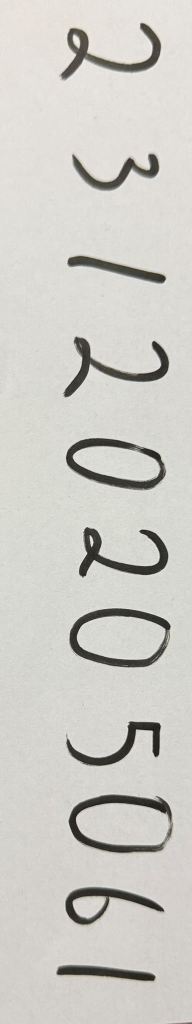
#> input picture DLfoto.jpeg, 384 x 2048 px (shown at 1/2 size)
$ jupyter execute --allow-errors DL-MNIST.ipynb
#> lines starting #> are read from the running program, lines starting #| are printed output that depends on the picture; after the words box and inside, x2 and y2 are one past the last pixel; in counts of white or black regions, pixels touching at a corner belong together
## 1. Kurulum ve Hiperparametreler

[cell 1]
import os, time, json
import numpy as np
import matplotlib.pyplot as plt
import torch
import torch.nn as nn
from torch.utils.data import DataLoader, random_split
from torchvision import datasets, transforms
from PIL import Image

CONFIG = dict(
    seed=42,
    hidden=(256, 128),
    activation="ReLU",
    optimizer="Adam",
    lr=1e-3,
    batch_size=128,
    epochs=15,
    train_size=55000,
    val_size=5000,
)
MNIST_MEAN, MNIST_STD = 0.1307, 0.3081

torch.manual_seed(CONFIG["seed"])
#> (this line was passed over: torch is not available in this run)
#> (the rest of this cell did not finish here and is left out)

## 2. Veri: Train / Validation / Test ayrımı

#> (a cell that did not finish here is left out)

## 3. Model (MLP, CNN yok)

[cell 3]
class MLP(nn.Module):
    def __init__(self, hidden=(256, 128)):
#> the answer given: DLfoto.jpeg
        super().__init__()
        layers, prev = [nn.Flatten()], 28 * 28
        for h in hidden:
            layers += [nn.Linear(prev, h), nn.ReLU()]
            prev = h
        layers.append(nn.Linear(prev, 10))
        self.net = nn.Sequential(*layers)
    def forward(self, x):
        return self.net(x)

#> (the rest of this cell did not finish here and is left out)

## 4. Eğitim

[cell 4]
# [16 lines left out: function run_epoch, not called in this run]

hist = {k: [] for k in ["train_loss", "val_loss", "train_acc", "val_acc"]}
best_val_acc, best_state = 0.0, None

start = time.time()
#> (the rest of this cell did not finish here and is left out)

## 5. Grafikler

[cell 5]
ep = range(1, CONFIG["epochs"] + 1)
fig, ax = plt.subplots(1, 2, figsize=(11, 4))
#> (the rest of this cell did not finish here and is left out)

## 6. Test

#> (a cell that did not finish here is left out)

## 7. EL YAZISI TESTİ

[cell 7]
# [21 lines left out: functions load_gray, split_digits, not called in this run]

def to_mnist(d):

    ys, xs = np.where(d > 0)
    d = d[ys.min():ys.max() + 1, xs.min():xs.max() + 1]
    h, w = d.shape
    s = 20 / max(h, w)
    img = Image.fromarray(d.astype(np.uint8)).resize(
        (max(1, round(w * s)), max(1, round(h * s))), Image.LANCZOS)
    d = np.array(img, dtype=np.float32)
    canvas = np.zeros((28, 28), dtype=np.float32)
    h, w = d.shape
    y0, x0 = (28 - h) // 2, (28 - w) // 2
    canvas[y0:y0 + h, x0:x0 + w] = d
    yy, xx = np.indices(canvas.shape)
    cy, cx = (yy * canvas).sum() / canvas.sum(), (xx * canvas).sum() / canvas.sum()
    canvas = np.roll(canvas, (round(14 - cy), round(14 - cx)), axis=(0, 1))
    return canvas / 255.0

# [23 lines left out: function predict_number, not called in this run]

[cell 8]
from PIL import ImageFilter

ROTATE = "auto"

def load_gray(path, rotate=None):
#> called with path = 'DLfoto.jpeg'
    rotate = ROTATE if rotate is None else rotate
    img = Image.open(path).convert("L")
    if rotate == "auto":
        rotate = 90 if img.height > 1.5 * img.width else 0
#> rotate = 90
    if rotate:
        img = img.rotate(rotate, expand=True)
#> img: PIL image 2048x384 L
    scale = 1000 / max(img.size)
#> scale = 0.488
    if scale < 1:
        img = img.resize((round(img.width * scale), round(img.height * scale)), Image.LANCZOS)
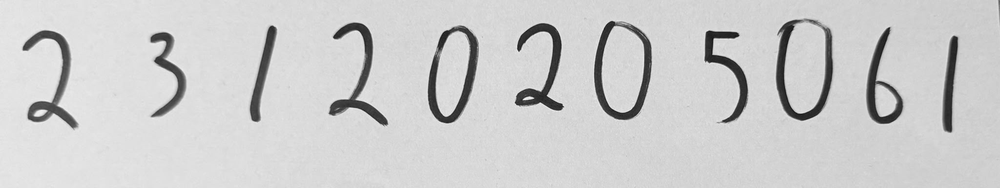
#> img: PIL image 1000x188 L; min 18, max 242, mean 204
    a = np.array(img, dtype=np.float32)

    bg = np.array(img.filter(ImageFilter.GaussianBlur(radius=max(img.size) // 15)), dtype=np.float32)
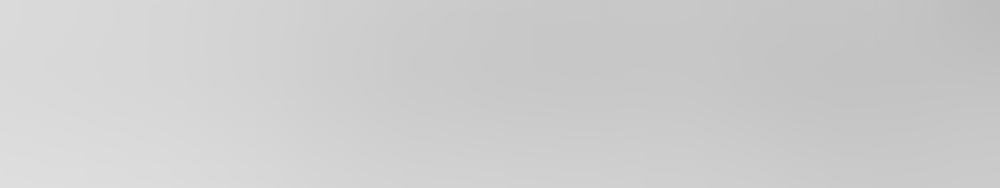
#> bg: shape (188, 1000) float32; min 188, max 222, mean 205.6
    a = np.clip(bg - a, 0, None)
    a = a / (a.max() + 1e-8) * 255
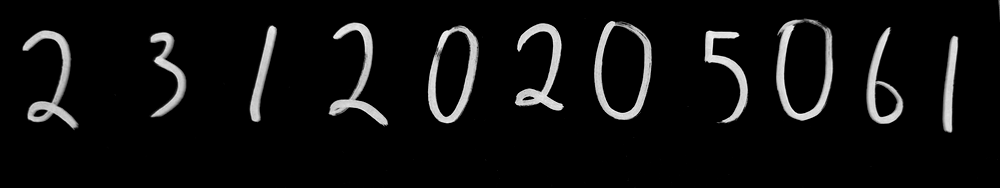
#> a: shape (188, 1000) float32; min 0, max 255, mean 14.9

    hist, _ = np.histogram(a, bins=256, range=(0, 255))
#> hist = 256 values, max 170781 at index 0, min 0 at index 3, mean 734.4
    total, sum_all = a.size, (np.arange(256) * hist).sum()
#> total = 188000; sum_all = 2804864
    wB = sumB = 0
    best, thr = 0, 40
    for t in range(256):
        wB += hist[t]
        if wB == 0 or wB == total:
            continue
        sumB += t * hist[t]
        mB, mF = sumB / wB, (sum_all - sumB) / (total - wB)
        var = wB * (total - wB) * (mB - mF) ** 2
        if var > best:
            best, thr = var, t
#> this loop made 256 passes
#> (wB, sumB, mB, mF, best) on passes 1, 2, 3, 5, 6, 8, 9, 10, 12, 13, 15, 16: (170781, 0, 0, 162.9, 7.8e+13), (170961, 180, 0.00105, 164.6, 7.89e+13), (171106, 470, 0.00275, 166, 7.97e+13), (171214, 902, 0.00527, 167, 8.02e+13), (171328, 1472, 0.00859, 168.1, 8.08e+13), (171412, 2060, 0.012, 169, 8.12e+13), (171475, 2564, 0.015, 169.6, 8.15e+13), (171549, 3230, 0.0188, 170.3, 8.18e+13), (171611, 3912, 0.0228, 170.9, 8.21e+13), (171687, 4824, 0.0281, 171.6, 8.25e+13), (171756, 5790, 0.0337, 172.3, 8.28e+13), (171812, 6630, 0.0386, 172.9, 8.31e+13)
#> (wB, sumB, mB, mF, var) on passes 4, 7, 11, 14, 18, 21: (171106, 470, 0.00275, 166, 7.97e+13), (171328, 1472, 0.00859, 168.1, 8.08e+13), (171549, 3230, 0.0188, 170.3, 8.18e+13), (171687, 4824, 0.0281, 171.6, 8.25e+13), (171887, 7830, 0.0456, 173.6, 8.34e+13), (172002, 9956, 0.0579, 174.7, 8.39e+13)
#> after the loop, best = 8.96e+13; sumB = 2804609; thr = 97; wB = 188000
    a[a < thr] = 0
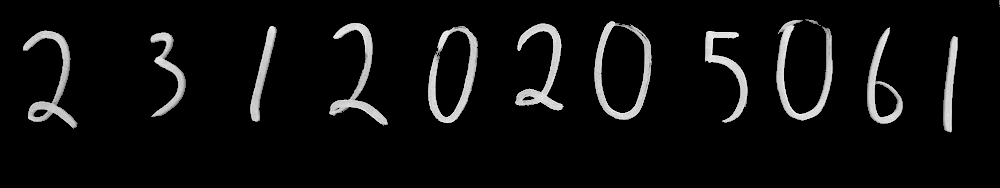
#> a: shape (188, 1000) float32; 1.85% of pixels changed, all inside (x1, y1, x2, y2) = (22, 0, 1000, 188)
    return a

def split_digits(a, min_width=4):
#> called with min_width = 4
    ink = (a > 0).any(axis=0)
    segs, start = [], None
    for i, c in enumerate(ink):
        if c and start is None:
            start = i
        elif not c and start is not None:
            if i - start >= min_width:
                segs.append((start, i))
            start = None
#> this loop made 1000 passes
#> c on passes 1 to 12: False, False, False, False, False, False, False, False, False, False, False, False
#> after the loop, segs = [(23, 78), (150, 186), (250, 277), (329, 388), (428, 478), (515, 564), (594, 652), (705, 748), (776, 833), (867, 903), (943, 958)]; start = 999
    if start is not None:
        segs.append((start, len(ink)))
    masses = [a[:, s:e].sum() for s, e in segs]
#> masses = [261932.9, 172540.6, 160776.8, 271074.9, 302235.6, 281145.2, 309038.9, 224174.6, 311590.3, 213880.2, 155607.8, 700.2]
    return [sg for sg, m in zip(segs, masses) if m > 0.15 * max(masses)]

def predict_number(path, expected=None, rotate=None):
    a = load_gray(path, rotate)
    segs = split_digits(a)


    fig, ax = plt.subplots(2, 1, figsize=(10, 4))
    ax[0].imshow(a, cmap="gray"); ax[0].set_title("Kodun gördüğü görüntü (rakamlar beyaz, zemin siyah)")
    ax[1].plot((a > 0).sum(axis=0))
    for s, e in segs:
        ax[1].axvspan(s, e, alpha=0.2)
#> this loop made 11 passes
    ax[1].set_title(f"Sütun profili - bulunan bölüm: {len(segs)}")
    plt.tight_layout(); plt.show()
#> after `plt.tight_layout()`:
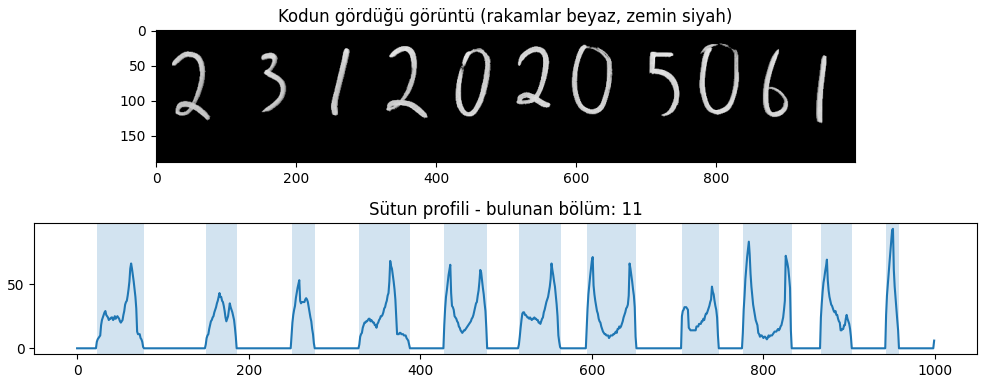
#> figure drawn by matplotlib, 2 panels; panel 2: curve peaks at x = 951, y = 93

    digits = [to_mnist(a[:, s:e]) for s, e in segs]
#> in to_mnist, `ys, xs = np.where(d > 0)`: ys = 1434 values from 30 to 128; xs = 1434 values, max 54 at index 1407, min 0 at index 357, mean 29.27
#> in to_mnist, `cy, cx = (yy * canvas).sum() / canvas.sum(), (xx * canvas).sum() / can..`: cy = 13.59; cx = 13.4
#> in to_mnist (call 3), `ys, xs = np.where(d > 0)`: ys = 853 values from 26 to 121; xs = 853 values, max 26 at index 26, min 0 at index 691, mean 12.04
#> in to_mnist (call 3), `d = d[ys.min():ys.max() + 1, xs.min():xs.max() + 1]`:
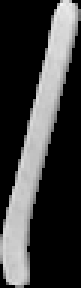
#> d: shape (96, 27) float32 (shown 3 times larger); min 0, max 245.1, mean 62
#> in to_mnist (call 3), `d = np.array(img, dtype=np.float32)`: d = 20 rows, first 6: [0, 0, 1, 3, 180, 171], [0, 2, 0, 37, 228, 178], [0, 3, 0, 77, 235, 117], [0, 3, 0, 118, 232, 64], [0, 1, 0, 171, 200, 24], [1, 0, 24, 212, 150, 0]
#> in to_mnist (call 3), `cy, cx = (yy * canvas).sum() / canvas.sum(), (xx * canvas).sum() / can..`: cy = 13.39; cx = 13.29
#> in to_mnist (call 9), `ys, xs = np.where(d > 0)`: ys = 1612 values from 19 to 120; xs = 1612 values, max 56 at index 625, min 0 at index 774, mean 26.04
#> in to_mnist (call 9), `d = d[ys.min():ys.max() + 1, xs.min():xs.max() + 1]`:
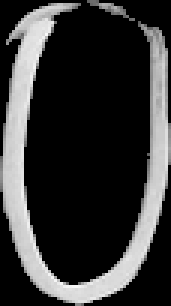
#> d: shape (102, 57) float32 (shown 3 times larger); min 0, max 249.4, mean 53.6
#> in to_mnist (call 9), `cy, cx = (yy * canvas).sum() / canvas.sum(), (xx * canvas).sum() / can..`: cy = 14.14; cx = 12.54
#> in to_mnist (call 10), `ys, xs = np.where(d > 0)`: ys = 1107 values from 27 to 123; xs = 1107 values, max 35 at index 716, min 0 at index 442, mean 13.5
#> in to_mnist (call 10), `d = d[ys.min():ys.max() + 1, xs.min():xs.max() + 1]`:
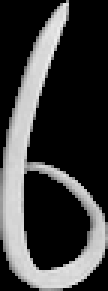
#> d: shape (97, 36) float32 (shown 3 times larger); min 0, max 240.9, mean 61.2
#> in to_mnist (call 10), `canvas[y0:y0 + h, x0:x0 + w] = d`:
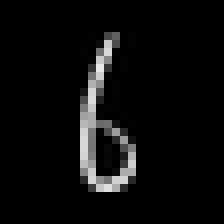
#> canvas: shape (28, 28) float32 (shown 8 times larger); min 0, max 232, mean 11.8
#> in to_mnist (call 10), `cy, cx = (yy * canvas).sum() / canvas.sum(), (xx * canvas).sum() / can..`: cy = 15.59; cx = 12.24
#> in to_mnist (call 10), `canvas = np.roll(canvas, (round(14 - cy), round(14 - cx)), axis=(0, 1))`:
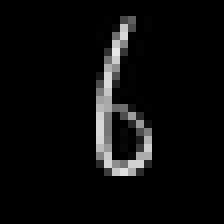
#> canvas: shape (28, 28) float32 (shown 8 times larger); min 0, max 232, mean 11.8
    x = torch.tensor(np.stack(digits)).unsqueeze(1)
    x = ((x - MNIST_MEAN) / MNIST_STD).to(device)
    model.eval()
    with torch.no_grad():
        probs = torch.softmax(model(x), dim=1).cpu()
    preds, conf = probs.argmax(1).tolist(), probs.max(1).values.tolist()
    pred_str = "".join(map(str, preds))
    print(f"Bulunan rakam sayısı: {len(digits)}\nTahmin: {pred_str}")

    if expected:
        exp = expected.replace(" ", "")
        if len(exp) != len(pred_str):
            print(f"UYARI: {len(exp)} karakter bekleniyordu, {len(pred_str)} bulundu (segmentasyon sorunu olabilir).")
        else:

            pairs = [(e, p) for e, p in zip(exp, pred_str) if e.isdigit()]
            ok = sum(e == p for e, p in pairs)
            print(f"Gerçek: {exp} | Doğru: {ok}/{len(pairs)} rakam ({ok/len(pairs):.0%})")
            if len(pairs) != len(exp):
                print("Not: '/' MNIST'te olmayan bir sınıf, modelin ona verdiği tahmin anlamsızdır.")

    fig, ax = plt.subplots(1, len(digits), figsize=(1.6 * len(digits), 2.2))
    ax = np.atleast_1d(ax)
    for i, axi in enumerate(ax):
        axi.imshow(digits[i], cmap="gray"); axi.axis("off")
        axi.set_title(f"{preds[i]} ({conf[i]:.2f})", fontsize=9)
    plt.tight_layout(); plt.savefig("results/own_predictions.png", dpi=150); plt.show()
OGRENCI_NO = "23120205061"

[cell 9]
from google.colab import files
uploaded = files.upload()
path = list(uploaded.keys())[0]

OGRENCI_NO = "23120205061"

plt.figure(figsize=(8, 3)); plt.imshow(Image.open(path)); plt.axis("off"); plt.show()
predict_number(path, expected=OGRENCI_NO)
#> (the call stopped at in predict_number, `x = torch.tensor(np.stack(digits)).unsqueeze(1)`: torch is not available in this run)
